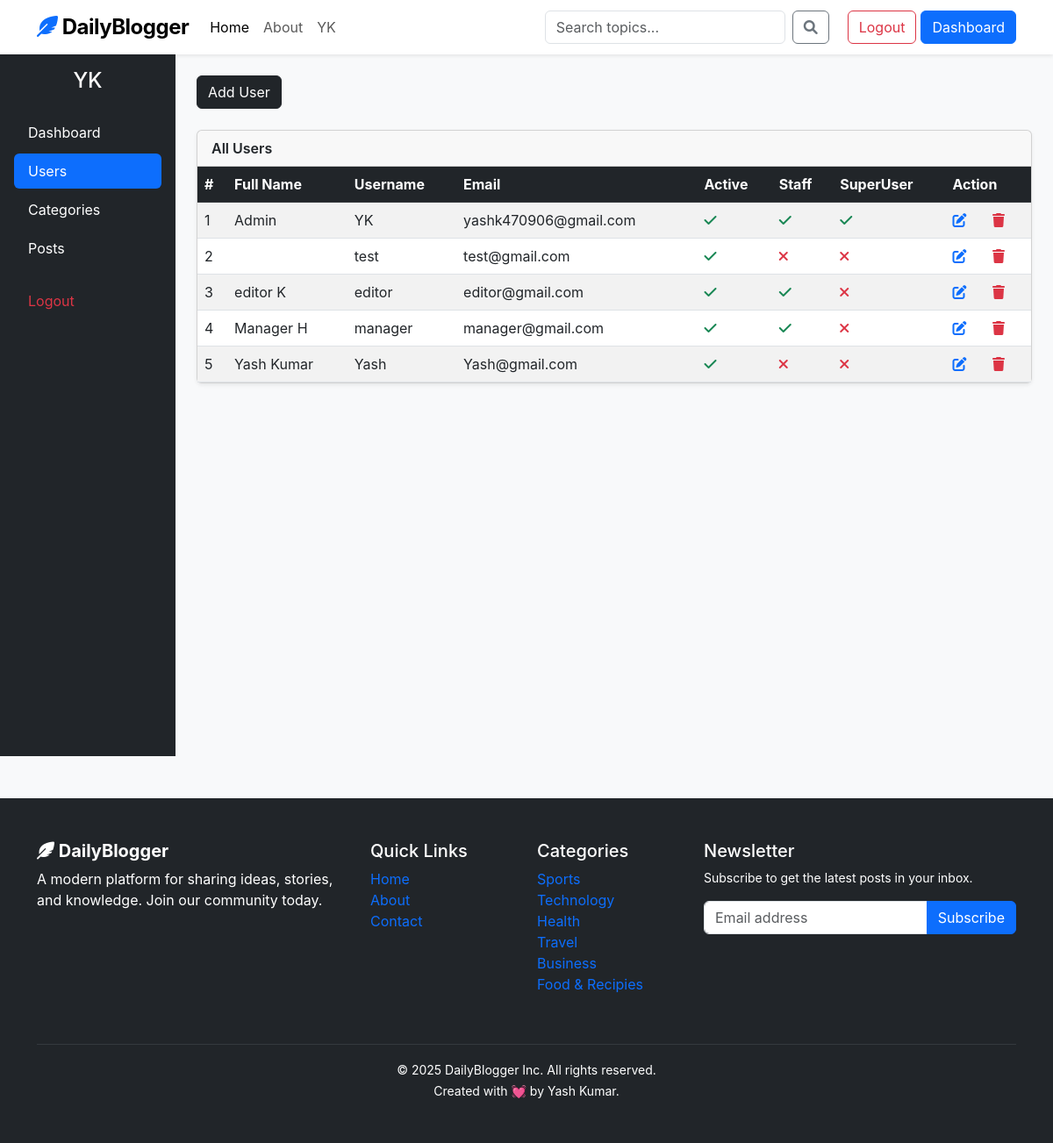
The page /dashboard/users/ (signed in) on the database its author committed.
### blog/models.py (models this page shows)
class Category(models.Model):
    category_name=models.CharField(max_length=50,unique=True)
    created_at= models.DateTimeField(auto_now_add=True)
    updated_at= models.DateTimeField(auto_now=True)
    class Meta:
        verbose_name_plural = "Categories"
    def __str__(self):
        return self.category_name

### dashboard/views.py (the view)
# urls.py: path('users/', views.users , name='users'),
@login_required(login_url='login')
def users(request):
    users = User.objects.all()
    context={
        'users': users,
    }
    return render(request, 'dashboard/users.html', context)

### blog/context_processors.py (called while the page is built)
def category_processor(request):
    categories = Category.objects.all()
    return dict(categories=categories)

### templates/dashboard/users.html (shortened to what this page needs)
{% extends "base.html" %}
{% block content %}
<div class="container-fluid">
    <div class="row min-vh-100">
        {% include 'dashboard/sidebar.html' %}
        <main class="col-12 col-md-9 col-lg-10 p-4">
            {% if perms.auth.view_user %}
            <a href="{% url 'add_user' %}" class="btn btn-dark mb-4">Add User</a>
            <div class="card mb-4 shadow-sm">
                <div class="card-header fw-semibold">All Users</div>
                    <div class="card-body p-0">
                        <div class="table-responsive">
                            <table class="table table-striped mb-0">
                                <thead class="table-dark">
                                    <tr>
                                        <th>#</th>
                                        <th>Full Name</th>
                                        <th>Username</th>
                                        <th>Email</th>
                                        <th>Active</th>
                                        <th>Staff</th>
                                        <th>SuperUser</th>
                                        <th>Action</th>
                                    </tr>
                                </thead>
                                <tbody>
                                    {% if users %}
                                    {% for user in users %}
                                    <tr>
                                        <td>{{ forloop.counter }}</td>
                                        <td>{{ user.first_name }} {{ user.last_name }}</td>
                                        <td>{{ user.username }}</td>
                                        <td>{{ user.email }}</td>
                                        <td>{% if user.is_active %}<i class="fa fa-check text-success"></i>{% else %}<i class="fa fa-times text-danger"></i>{% endif %}</td>
                                        <td>{% if user.is_staff %}<i class="fa fa-check text-success"></i>{% else %}<i class="fa fa-times text-danger"></i>{% endif %}</td>
                                        <td>{% if user.is_superuser %}<i class="fa fa-check text-success"></i>{% else %}<i class="fa fa-times text-danger"></i>{% endif %}</td>
                                        <td>
                                            <a href="{% url 'edit_user' user.id %}"><i class="fa fa-edit text-primary me-3" style="cursor: pointer;"></i></a>
                                            <a href="{% url 'delete_user' user.id %}"><i class="fa fa-trash text-danger" style="cursor: pointer;"></i></a>
                                        </td>
                                        {% endfor %}
                                        {% else %}
                                        <tr>
                                            <td colspan="7" class="text-center">No user available.</td>
                                        </tr>
                                        {% endif %}
                                    </tr>
                                </tbody>
                            </table>
                        </div>
                    </div>
                </div>
            </div>
            {% else %}
            <div class="alert alert-danger" role="alert">
                You do not have permission to view this page.
            </div>
            {% endif %}
    </div>
{% endblock %}

### templates/base.html (shortened to what this page needs)
{% load static %}
<!DOCTYPE html>
<html lang="en">
<head>
    <link href="https://cdn.jsdelivr.net/npm/bootstrap@5.3.0/dist/css/bootstrap.min.css" rel="stylesheet">
    <link rel="stylesheet" href="https://cdnjs.cloudflare.com/ajax/libs/font-awesome/6.0.0/css/all.min.css">
    <link rel="stylesheet" href="{% static 'css/styles.css' %}">
</head>
<body>
    <nav class="navbar navbar-expand-lg navbar-light bg-white sticky-top shadow-sm">
        <div class="container">
            <a class="navbar-brand fw-bold" href="#"><i class="fas fa-feather-alt text-primary"></i> DailyBlogger</a>
            <div class="collapse navbar-collapse" id="navbarNav">
                <ul class="navbar-nav me-auto mb-2 mb-lg-0">
                    <li class="nav-item"><a class="nav-link active" href="{% url 'home' %}">Home</a></li>
                    <li class="nav-item"><a class="nav-link" href="https://yash4313.github.io/Portfolio/" target="_blank">About</a></li>
                    {% if user.is_authenticated %}
                    <li class="nav-item"><a class="nav-link" href="#">{{ user.username }}</a></li>
                    {% endif %}
                </ul>
                <form class="d-flex me-3" method="get" action="{% url 'search' %}">
                    <input class="form-control me-2" type="text" name="keyword" value="{{ query }}" placeholder="Search topics..." aria-label="Search">
                    <button class="btn btn-outline-secondary" type="submit"><i class="fas fa-search"></i></button>
                </form>
                {% if not user.is_authenticated %}
                <div class="d-flex gap-2">
                    <a href="{% url 'login' %}" class="btn btn-outline-primary">Login</a>
                    <a href="{% url 'register' %}" class="btn btn-primary">Sign Up</a>
                </div>
                {% else %}
                <div class="d-flex gap-2">
                    <a href="{% url 'logout' %}" class="btn btn-outline-danger" style="margin-left: 5px;">Logout</a>
                </div>
                <div class="d-flex gap-2">
                    <a href="{% url 'dashboard' %}" class="btn btn-primary" style="margin-left: 5px;">Dashboard</a>
                </div>
                {% endif %}
            </div>
        </div>
    </nav>
{% block content %}
{% endblock %}
    <footer class="bg-dark text-white py-5 mt-5">
        <div class="container">
            <div class="row">
                <div class="col-md-4 mb-4">
                    <h5 class="fw-bold"><i class="fas fa-feather-alt"></i> DailyBlogger</h5>
                    <p class="text-white">A modern platform for sharing ideas, stories, and knowledge. Join our community today.</p>
                </div>
                <div class="col-md-2 mb-4">
                    <h5>Quick Links</h5>
                    <ul class="list-unstyled text-small">
                        <li><a class="text-decoration-none text-grey hover-white" href="{% url 'home' %}">Home</a></li>
                        <li><a class="text-decoration-none text-grey hover-white" href="https://yash4313.github.io/Portfolio/" target="_blank">About</a></li>
                        <li><a class="text-decoration-none text-grey hover-white" href="#">Contact</a></li>
                    </ul>
                </div>
                <div class="col-md-2 mb-4">
                    <h5>Categories</h5>
                    <ul class="list-unstyled text-small">
                        {% for category in categories %}
                        <li><a class="text-decoration-none text-grey hover-white" href="{% url 'category_list' category.id %}">{{ category }}</a></li>
                        {% endfor %}
                    </ul>
                </div>
                <div class="col-md-4 mb-4">
                    <h5>Newsletter</h5>
                    <p class="text-white small">Subscribe to get the latest posts in your inbox.</p>
                    <div class="input-group mb-3">
                        <input type="text" class="form-control" placeholder="Email address">
                        <button class="btn btn-primary" type="button">Subscribe</button>
                    </div>
                </div>
            </div>
            <hr class="border-secondary">
            <div class="text-center text-white">
                <small>&copy; 2025 DailyBlogger Inc. All rights reserved.</small><br>
                <small> Created with 💓 by Yash Kumar.</small>
            </div>
        </div>
    </footer>
</body>
</html>

### templates/dashboard/sidebar.html
<aside class="col-12 col-md-3 col-lg-2 bg-dark text-white p-3">
  <h4 class="text-center mb-4">{{ user }}</h4>
  <ul class="nav nav-pills flex-column gap-1">
    <li class="nav-item">
      <a class="nav-link text-white {% if '/dashboard/' == request.path %}bg-primary{% endif %}" href="{% url 'dashboard' %}">Dashboard</a>
    </li>
    {% if perms.auth.view_user %}
    <li class="nav-item">
      <a class="nav-link text-white {% if '/users/' in request.path %}bg-primary{% endif %}" href="{% url 'users' %}">Users</a>
    </li>
    {% endif %}
    <li class="nav-item">
      <a class="nav-link text-white {% if '/categories/' in request.path %}bg-primary{% endif %}" href="{% url 'categories' %}">Categories</a>
    </li>
    <li class="nav-item">
      <a class="nav-link text-white {% if '/posts/' in request.path %}bg-primary{% endif %}" href="{% url 'posts' %}">Posts</a>
    </li>
    <li class="nav-item mt-3">
      <a class="nav-link text-danger" href="{% url 'logout' %}">Logout</a>
    </li>
  </ul>
</aside>

### blog_main/static/css/styles.css (style rules this page uses)
body { font-family: -apple-system, BlinkMacSystemFont, "Segoe UI", Roboto, "Helvetica Neue", Arial, sans-serif; background-color: #f8f9fa; }
.navbar-brand { font-size: 1.5rem; letter-spacing: -0.5px; }

### rows shown on the page
Category: category_name "Sports"
Category: category_name "Technology"
Category: category_name "Health"
Category: category_name "Travel"
Category: category_name "Business"
Category: category_name "Food & Recipies"

### other values the page prints
{{ user.username }} "YK"
{{ user }} "YK"
{{ user.first_name }} "Admin"
{{ user.email }} "yashk470906@gmail.com"
{{ user.username }} "test"
{{ user.email }} "test@gmail.com"
{{ user.first_name }} "editor"
{{ user.last_name }} "K"
{{ user.username }} "editor"
{{ user.email }} "editor@gmail.com"
{{ user.first_name }} "Manager"
{{ user.last_name }} "H"
{{ user.username }} "manager"
{{ user.email }} "manager@gmail.com"
{{ user.first_name }} "Yash"
